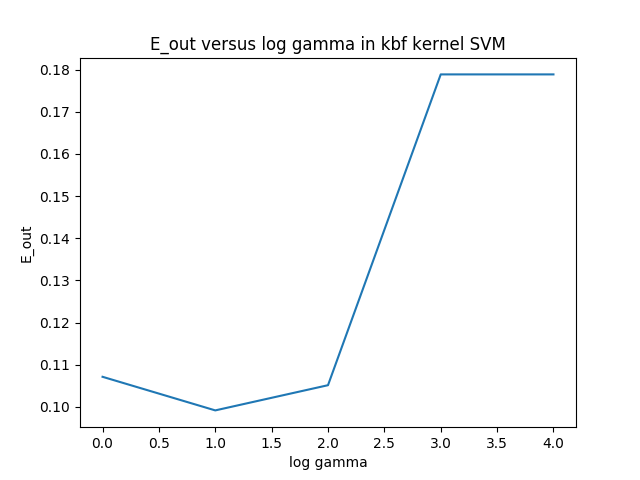

Here is the Python script that generated this plot:
import numpy as np
import matplotlib.pyplot as plt
import math
from sklearn.svm import SVC
from sklearn.metrics.pairwise import rbf_kernel

f1, f2 = open("features.train", 'r'), open("features.test", "r")
train_data, test_data = f1.readlines(), f2.readlines()
f1.close()
f2.close()

def rowProcess(row):
    row = [x for x in row.strip().split(' ') if x != '']
    digit, intensity, symmetry = int(float(row[0])), float(row[1]), float(row[2])
    y = 1 if digit == 0 else -1
    return [y, intensity, symmetry]

train_data = np.array([ rowProcess(row) for row in train_data ])
test_data = np.array([ rowProcess(row) for row in test_data ])
X, Y = train_data[:,1:], train_data[:,0]
X_test, Y_test = test_data[:,1:], test_data[:,0]
gamma_list = [1, 10, 1e2, 1e3, 1e4]
C = 0.1
E_out = []
for gamma in gamma_list:
    clf = SVC(C=C, kernel='rbf', gamma = gamma, shrinking=True, cache_size=2048)
    clf.fit(X, Y)
    err = 1-clf.score(X_test, Y_test)
    E_out.append(err)
    print(err)
plt.title('E_out versus log gamma in kbf kernel SVM')
plt.plot([0, 1, 2, 3, 4], E_out)
plt.xlabel('log gamma')
plt.ylabel('E_out')
plt.savefig('p15.png', format='png')